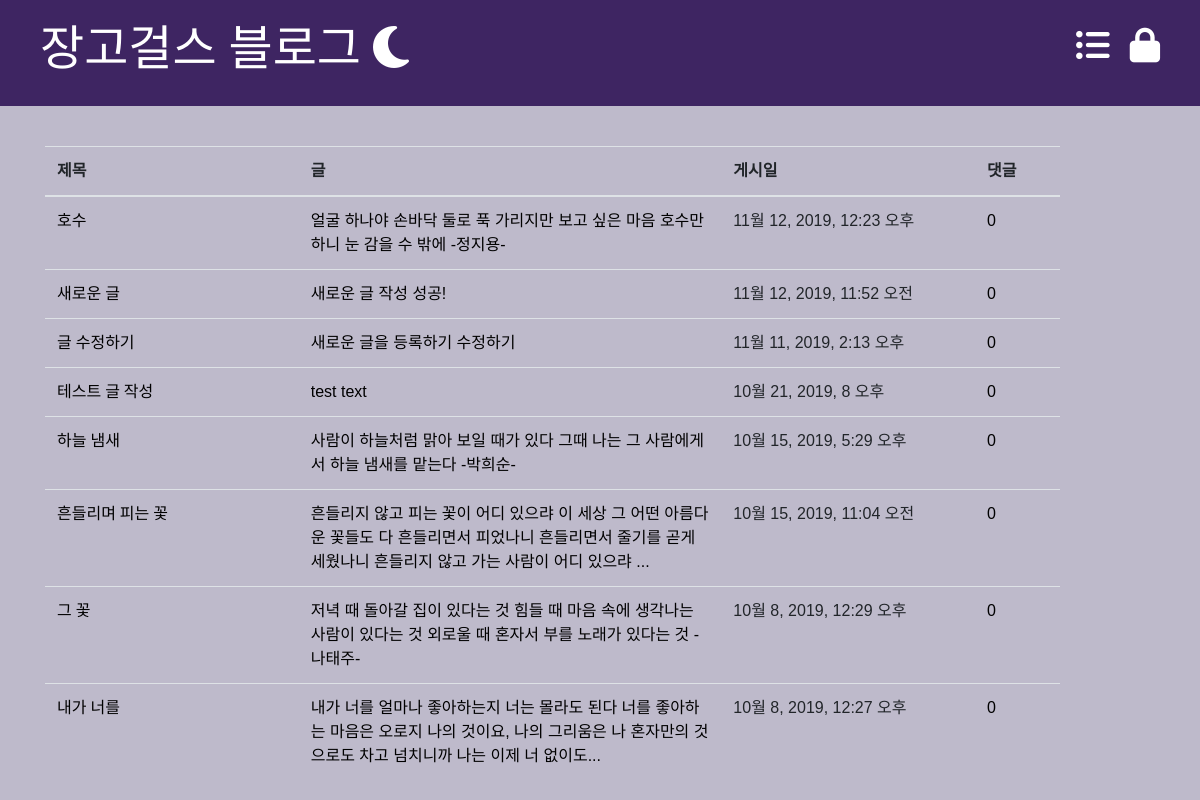
Page /blog/ on the earlier database version.
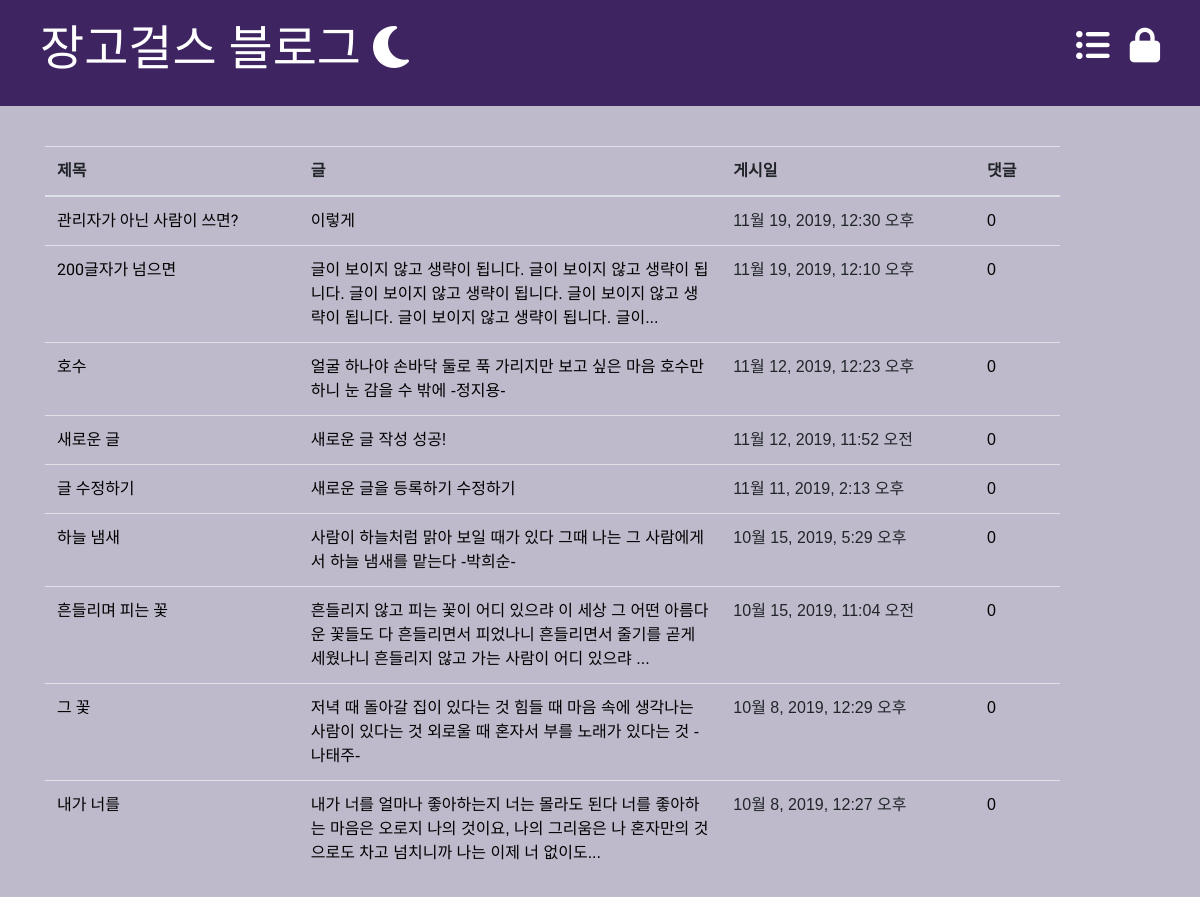
Same page on the later database version.
### blog/models.py (models this page shows, shortened)
class Post(models.Model):
    author = models.ForeignKey(settings.AUTH_USER_MODEL, on_delete=models.CASCADE)
    title = models.CharField(max_length=200)
    text = models.TextField()
    created_date = models.DateTimeField(
        default=timezone.now
    )
    published_date = models.DateTimeField(
        blank=True, null=True
    )
    def approved_comments(self):
        return self.comments.filter(approved_comment=True)

### blog/views.py (the view)
# urls.py: path('', views.post_list, name='post_list'),  # 나중에 template에서 view로 접근할 때 사용할 이름 지정
def post_list(request):  # request 변수 - 사용자의 웹 주소가 다 넘어가는 변수
    posts = Post.objects.filter(published_date__lte=timezone.now()).order_by('-published_date')
    return render(              # render() 함수를 호출하여 화면을 출력
        request,                # 함수에게 사용자가 요청한 정보를 전달
        'blog/post_list_table.html',  # 화면 출력 주체 지정
        {'posts': posts}        # 화면 출력에 사용할 데이터 전
    )

### blog/templates/blog/post_list_table.html (shortened to what this page needs)
{% extends 'blog/base.html' %}
{% block content %}
<table class="table table-hover post">
    <thead>
    <tr>
        <th style="width: 25%">제목</th>
        <th>글</th>
        <th style="width: 25%">게시일</th>
        <th style="width: 6%">댓글</th>
        <th></th>
    </tr>
    </thead>
    <tbody>
    {% for post in posts %}
    <tr>
        <td class="title"><a href="{% url 'post_detail' pk=post.pk %}">{{ post.title }}</a></td>
        <td><a href="{% url 'post_detail' pk=post.pk %}">{{ post.text|truncatechars:100 }}</a></td>
        <td>{{ post.published_date }}</td>
        <td><a href="{% url 'post_detail' pk=post.pk %}">
            {{ post.approved_comments.count }}{% if user.username == "taetae" %}/{{ post.need_approved_comments.count }}{% endif %}
        </a></td>
        <td>
        </td>
    </tr>
    {% endfor %}
    </tbody>
</table>
{% endblock %}

Differences in the rows shown:
removed Post: title "테스트 글 작성", text "test text", published_date "10월 21, 2019, 8 오후", approved_comments.count "0"
added Post: title "관리자가 아닌 사람이 쓰면?", text "이렇게", published_date "11월 19, 2019, 12:30 오후", approved_comments.count "0"
added Post: title "200글자가 넘으면", text "글이 보이지 않고 생략이 됩니다. 글이 보이지 않고 생략이 됩니다. 글이 보이지 않고 생략이 됩니다. 글이 보이지 않고 생략이 됩니다. 글이 보이지 않고 생략이 됩니다. 글이...", published_date "11월 19, 2019, 12:10 오후", approved_comments.count "0"
